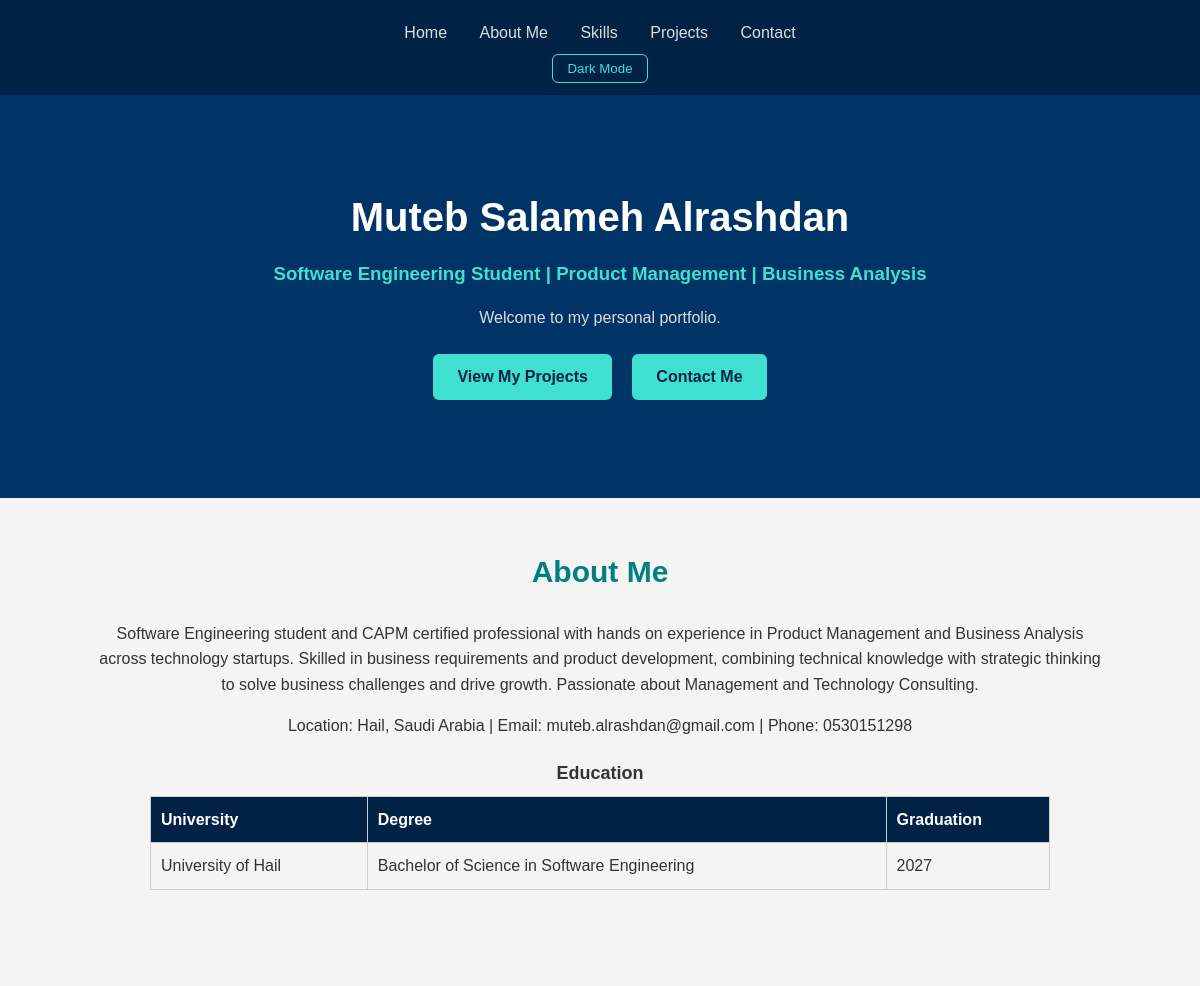
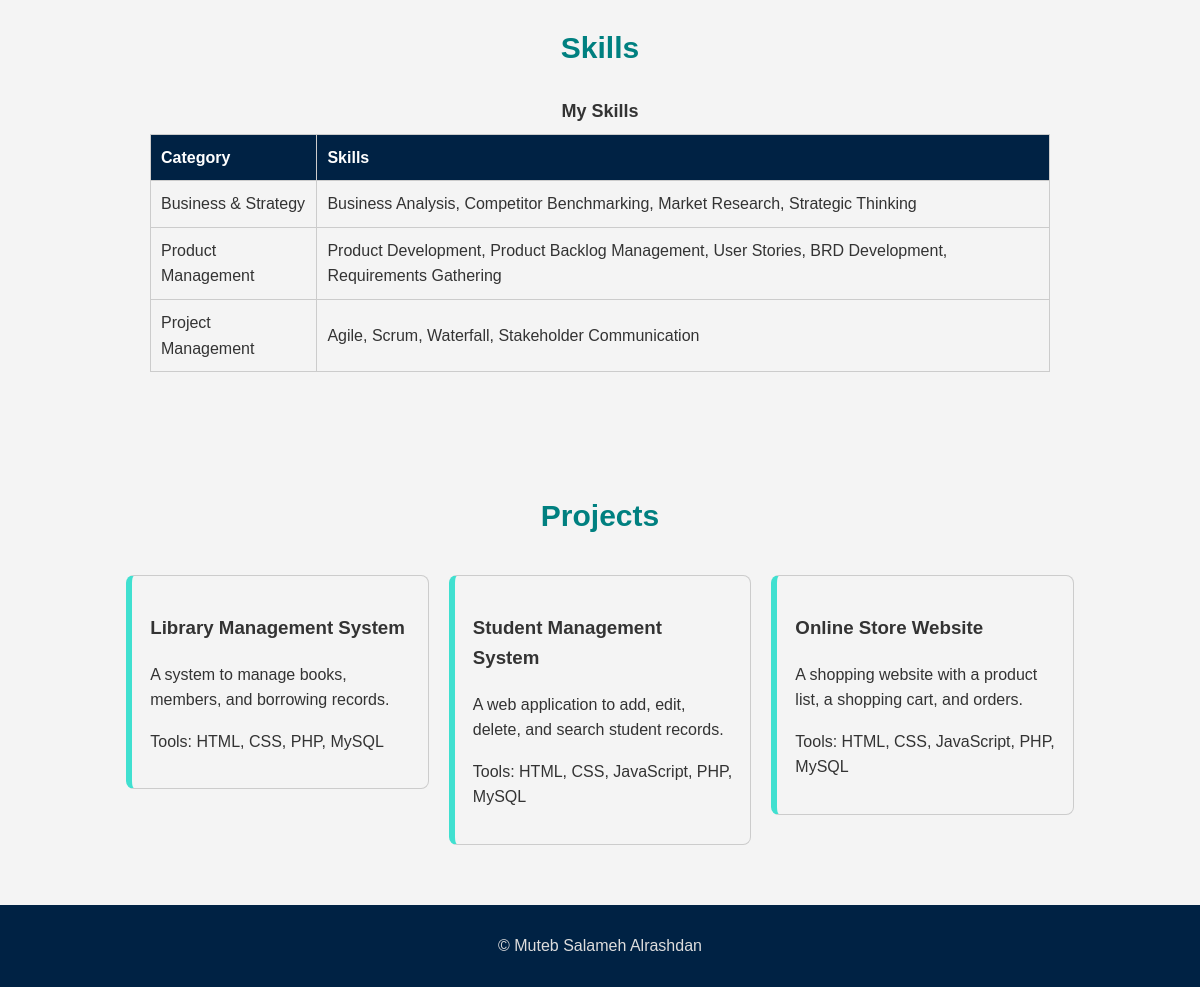
The page / on the database its author committed (2 pictures, top to bottom).
### tables this page shows
CREATE TABLE profile (
  id INT AUTO_INCREMENT PRIMARY KEY,
  full_name VARCHAR(100),
  job_title VARCHAR(150),
  summary TEXT,
  location VARCHAR(100),
  email VARCHAR(100),
  phone VARCHAR(30),
  university VARCHAR(100),
  degree VARCHAR(150),
  graduation VARCHAR(10)
);

CREATE TABLE skills (
  id INT AUTO_INCREMENT PRIMARY KEY,
  category VARCHAR(100),
  skill_list VARCHAR(255)
);

CREATE TABLE projects (
  id INT AUTO_INCREMENT PRIMARY KEY,
  title VARCHAR(150),
  description TEXT,
  tools VARCHAR(255)
);

### index.php (the view, shortened to what this page needs)
<?php
include 'db_connect.php';
$result = $conn->query("SELECT * FROM profile");
$row = $result->fetch_assoc();
?>
<!DOCTYPE html>
<html lang="en">
<head>
  <link rel="stylesheet" href="style.css">
</head>
<body>
  <div id="navbar">
    <ul>
      <li><a href="#home">Home</a></li>
      <li><a href="#about">About Me</a></li>
      <li><a href="#skills">Skills</a></li>
      <li><a href="#projects">Projects</a></li>
      <li><a href="contact.html">Contact</a></li>
    </ul>
    <button id="themeBtn" onclick="toggleTheme()">Dark Mode</button>
  </div>
  <div id="home">
    <h1><?php echo $row["full_name"]; ?></h1>
    <h3><?php echo $row["job_title"]; ?></h3>
    <p>Welcome to my personal portfolio.</p>
    <a href="#projects" class="btn">View My Projects</a>
    <a href="contact.html" class="btn">Contact Me</a>
  </div>
  <div id="about" class="section">
    <h2>About Me</h2>
    <p><?php echo $row["summary"]; ?></p>
    <p>Location: <?php echo $row["location"]; ?> | Email: <?php echo $row["email"]; ?> | Phone: <?php echo $row["phone"]; ?></p>
    <table>
      <caption>Education</caption>
      <tr><th>University</th><th>Degree</th><th>Graduation</th></tr>
      <tr><td><?php echo $row["university"]; ?></td><td><?php echo $row["degree"]; ?></td><td><?php echo $row["graduation"]; ?></td></tr>
    </table>
  </div>
  <div id="skills" class="section">
    <h2>Skills</h2>
    <table>
      <caption>My Skills</caption>
      <tr><th>Category</th><th>Skills</th></tr>
      <?php
      $result = $conn->query("SELECT * FROM skills");
      while ($row = $result->fetch_assoc()) {
        echo "<tr><td>" . $row["category"] . "</td><td>" . $row["skill_list"] . "</td></tr>";
      }
      ?>
    </table>
  </div>
  <div id="projects" class="section">
    <h2>Projects</h2>
    <?php
    $result = $conn->query("SELECT * FROM projects");
    while ($row = $result->fetch_assoc()) {
      echo "<div class='card'><h3>" . $row["title"] . "</h3><p>" . $row["description"] . "</p><p>Tools: " . $row["tools"] . "</p></div>";
    }
    ?>
  </div>
  <div id="footer"><p>&copy; Muteb Salameh Alrashdan</p></div>
</body>
</html>

### style.css (style rules this page uses)
body { font-family: Arial, sans-serif; background-color: #f4f4f4; color: #333; margin: 0; line-height: 1.6; }
h1, h2 { color: teal; }
a { color: teal; }
#navbar { background-color: #002244; text-align: center; padding: 12px; }
#navbar ul { list-style: none; margin: 0; padding: 0; }
#navbar li { display: inline-block; margin: 8px 14px; }
#navbar a { color: #ddd; text-decoration: none; }
#themeBtn { padding: 6px 14px; border: 1px solid turquoise; background-color: transparent; color: turquoise; border-radius: 6px; cursor: pointer; }
#home { background-color: #003366; text-align: center; padding: 90px 8%; }
#home h1 { color: white; font-size: 40px; margin: 0; }
#home h3 { color: turquoise; margin: 10px 0; }
#home p { color: #ddd; }
.btn { display: inline-block; background-color: turquoise; color: #002244; font-weight: bold; border: none; padding: 10px 24px; margin: 8px; border-radius: 6px; text-decoration: none; font-size: 16px; cursor: pointer; }
.section { padding: 50px 8%; text-align: center; }
.section h2 { font-size: 30px; margin-top: 0; }
table { border-collapse: collapse; margin: 20px auto; width: 100%; max-width: 900px; }
caption { font-weight: bold; font-size: 18px; margin-bottom: 8px; }
th, td { border: 1px solid #ccc; padding: 10px; text-align: left; }
th { background-color: #002244; color: white; }
.card { display: inline-block; vertical-align: top; width: 30%; margin: 1%; padding: 18px; border: 1px solid #ccc; border-left: 6px solid turquoise; border-radius: 8px; text-align: left; box-sizing: border-box; }
#footer { background-color: #002244; color: #ddd; text-align: center; padding: 12px; }

### rows shown on the page
profile: full_name "Muteb Salameh Alrashdan", job_title "Software Engineering Student | Product Management | Business Analysis", summary "Software Engineering student and CAPM certified professional with hands on experience in Product Management and Business Analysis across technology startups. Skilled in business requirements and product development, combining technical knowledge with strategic thinking to solve business challenges and drive growth. Passionate about Management and Technology Consulting.", location "Hail, Saudi Arabia", email "muteb.alrashdan@gmail.com", phone "0530151298", university "University of Hail", degree "Bachelor of Science in Software Engineering", graduation "2027"
skills: category "Business & Strategy", skill_list "Business Analysis, Competitor Benchmarking, Market Research, Strategic Thinking"
skills: category "Product Management", skill_list "Product Development, Product Backlog Management, User Stories, BRD Development, Requirements Gathering"
skills: category "Project Management", skill_list "Agile, Scrum, Waterfall, Stakeholder Communication"
projects: title "Library Management System", description "A system to manage books, members, and borrowing records.", tools "HTML, CSS, PHP, MySQL"
projects: title "Student Management System", description "A web application to add, edit, delete, and search student records.", tools "HTML, CSS, JavaScript, PHP, MySQL"
projects: title "Online Store Website", description "A shopping website with a product list, a shopping cart, and orders.", tools "HTML, CSS, JavaScript, PHP, MySQL"
